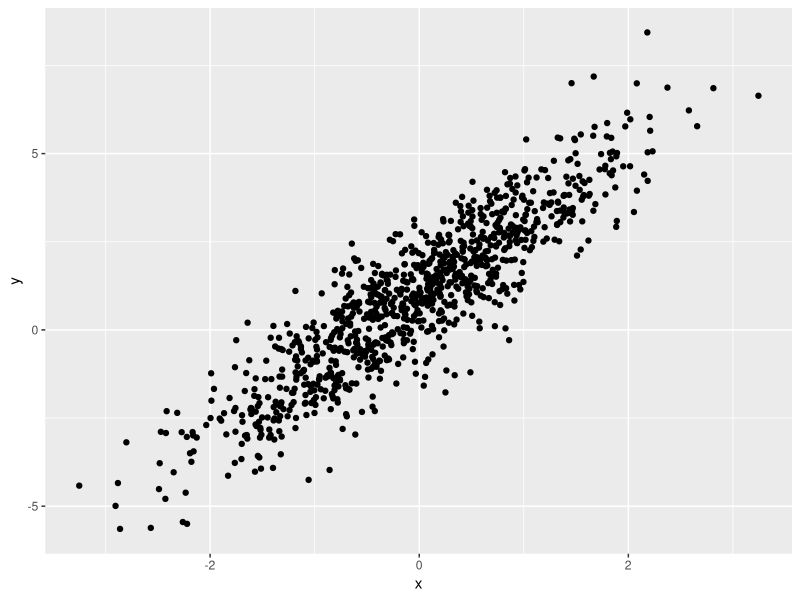
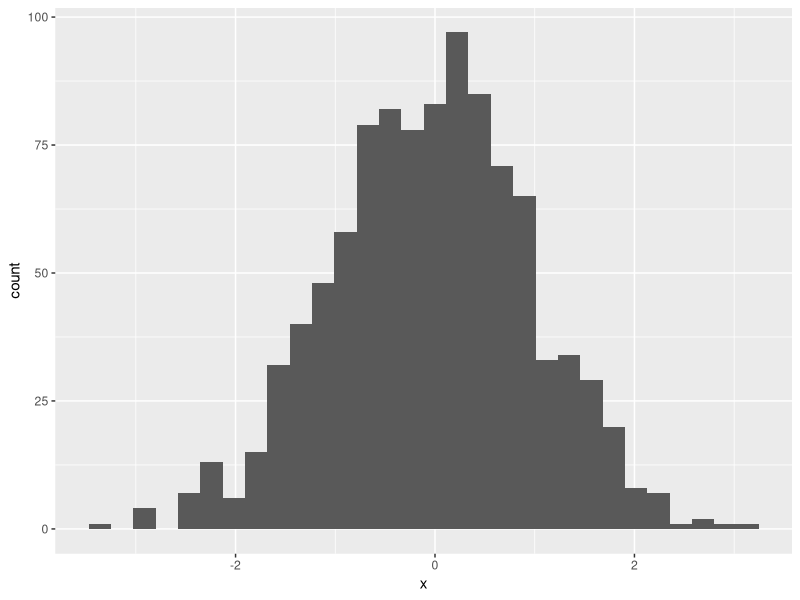
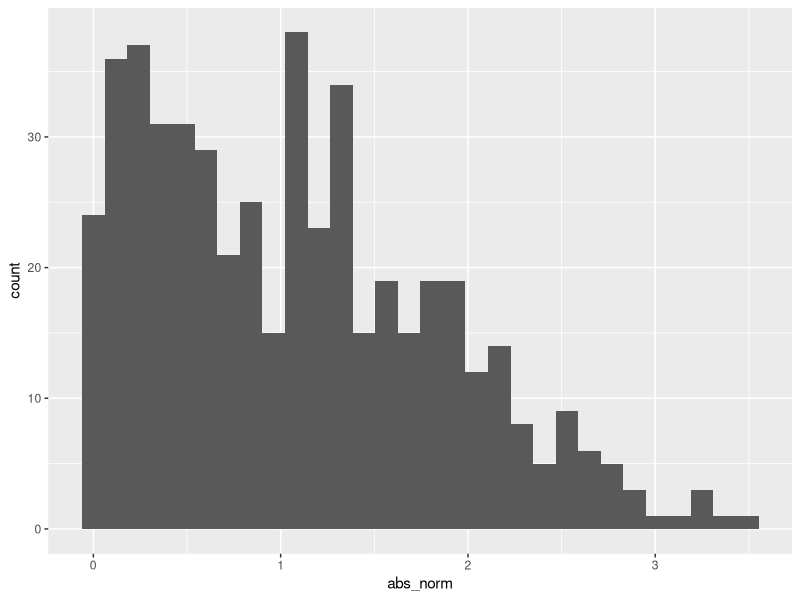

These charts were generated, in order, by the following R code:
## ---- chunk 1
library(tidyverse)
## ---- chunk 2
samp = rnorm(100)
length(samp)
## ---- chunk 3
plot_df = 
        tibble(
                x = rnorm(n=1000),
                y = 1 + 2 * x + rnorm(n = 1000)
        )
ggplot(plot_df,  aes(x = x, y = y)) + geom_point()
## ---- chunk 4
ggplot(plot_df, aes(x=x)) + geom_histogram()
## ---- chunk 5
la_df = 
        tibble(
                norm =  rnorm(n = 500, mean = 1),
                logical = norm > 0,
                abs_norm = abs(norm)
        )

ggplot(la_df, aes(x= abs_norm)) + geom_histogram()
